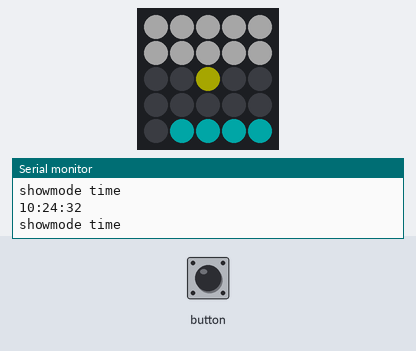
Bench run of a sketch on a simulated ESP32. Parts: 5×5 RGB LED matrix (first LED top left, wired row by row), the last lines printed to the serial monitor. The inputs (shaded band) are chosen by the test bench. Dim RGB values are drawn brighter than linear; WiFi joins after 1.5 s; servers stay silent unless stated; network time is answered at once with the bench clock; the local clock reads 2024-03-15 10:24:30 at power-on unless the sketch sets it.

Above: at 2.7 s.
2.8 s: button pressed for 1.3 s
At 7.6 s:
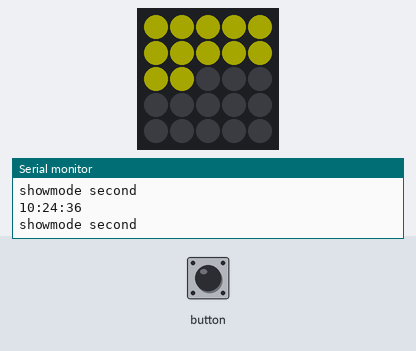
8.3 s: button pressed for 3.2 s
At 13.9 s:
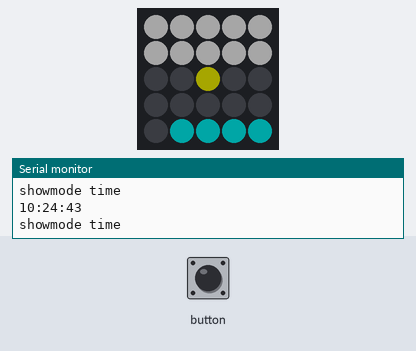
14.2 s: button pressed for 1.3 s
At 17.8 s:
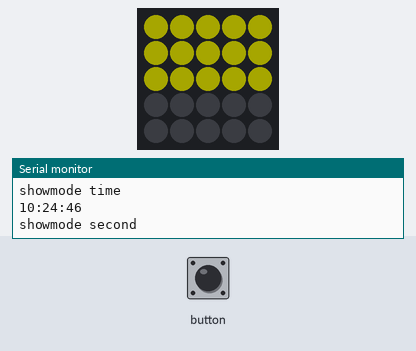
Timing chart, 0 to 19.3 s (numbered marks = the images above; inputs shaded):
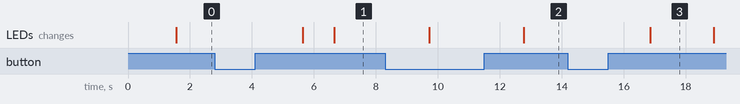

Measured:
- after the input at 2.8 s, the LEDs: first change after 2.8 s (image 1 shows a later state)
- after the input at 8.3 s, the LEDs: first differ from a run without the input after 4.5 s (image 2)
- after the input at 14.2 s, the LEDs: change after 2.7 s (image 3)

The sketch:

bit_clock.ino
```cpp
#include <NTPClient.h>
// change next line to use with another board/shield
#include <WiFi.h>
#include "M5Atom.h"

const char *ssid     = "Rickwan_AP";
const char *password = "22334455";
// UTC Beijing
const long utcOffsetInSeconds = 8 * 3600;

WiFiUDP ntpUDP;

// You can specify the time server pool and the offset (in seconds, can be
// changed later with setTimeOffset() ). Additionaly you can specify the
// update interval (in milliseconds, can be changed using setUpdateInterval() ).
NTPClient timeClient(ntpUDP, "ntp.jst.mfeed.ad.jp", utcOffsetInSeconds);

CRGB colors[] = {
  0x000000,
  0xffffff,
  0xff0000,
  0xff8000,
  0xffff00,
  0x80ff00,
  0x00ff00,
  0x00ff80,
  0x00ffff,
  0x0080ff,
  0x0000ff,
  0x8000ff,
  0xff00ff,
  0xff0080
};

bool showmode = false;

void setup(){
  Serial.begin(115200);
  M5.begin(true, false, true);
  WiFi.begin(ssid, password);

  while ( WiFi.status() != WL_CONNECTED ) {
    delay ( 500 );
    Serial.print ( "." );
  }
  Serial.println("");
  Serial.println("WiFi connected.");
  Serial.println("IP address: ");
  Serial.println(WiFi.localIP());

  timeClient.begin();
}

void loop() {
  timeClient.update();
  String timeStamp = timeClient.getFormattedTime();
  Serial.println(timeStamp);

  String hourStamp = timeStamp.substring(0,2);
  String minuteStamp = timeStamp.substring(3,5);
  String secondStamp = timeStamp.substring(6,8);

  int hour = hourStamp.toInt();
  int minute = minuteStamp.toInt();
  int second = secondStamp.toInt();

  if(hour > 12)
  {
    hour = hour - 12;
  }

  //切换显示描述
  if (showmode){
    Serial.println("showmode second");
    int j=0;
    for (int i = 0; i < 25; i++) {
      int ii = i % 5;
      j=i/5;
      if (i<second/3){
        M5.dis.drawpix(ii,j, colors[4]);
      }else{
        M5.dis.drawpix(ii,j,colors[0]);
      }
      //0-3秒时中间显示个标识,防止用户以为不显示了
      if (second>=0 and second<=3){
        M5.dis.drawpix(2,2, colors[4]);
      }
    }
  }
  //按键后切换显示时间
  else{
    Serial.println("showmode time");
    M5.dis.drawpix(2, 2, colors[4]);

    //写小时
    int j=0;
    for (int i = 0; i < 12; i++) {
        int ii = i % 5;
        j=i/5;

        if (i<hour){
          M5.dis.drawpix(ii, j, colors[1]);
        }else{
          M5.dis.drawpix(ii, j, colors[0]);
        }
    }

    //写分钟
    j=0;
    for (int i = 0; i < 12; i++) {
        int ii = 4- i % 5;
        j=4-i/5;

        if (i<minute/5){
          M5.dis.drawpix(ii,j, colors[8]);
        }else{
          M5.dis.drawpix(ii,j,colors[0]);
        }
    }
  }

  if (M5.Btn.wasReleasefor(15))
  {
    showmode=!showmode;
  }

  delay(1000);
  //加不加这句,屏幕都闪烁
  M5.update();
}
```
